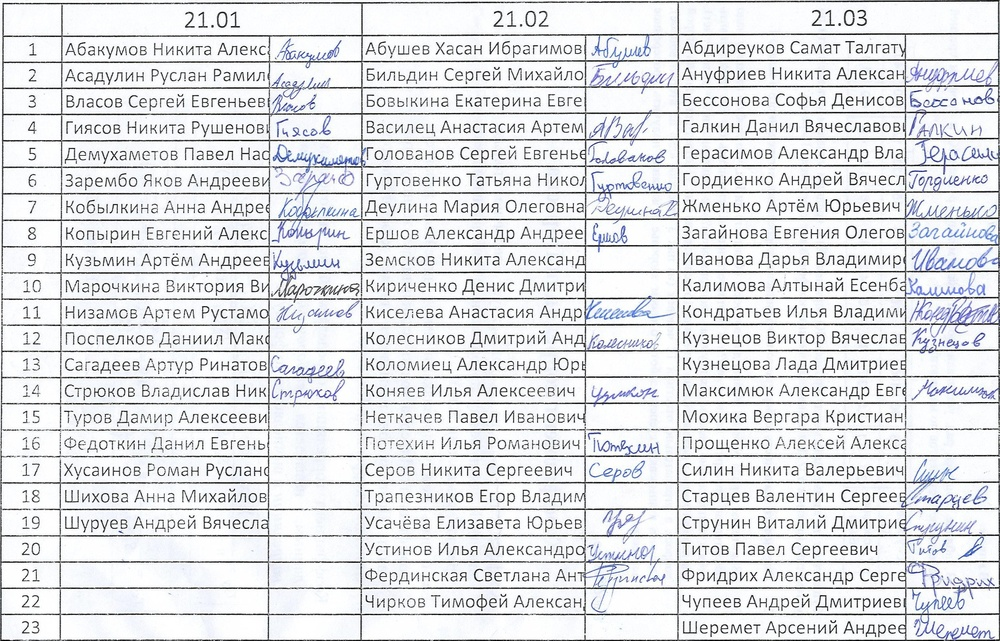
#> input picture Dataset outter/DataFindTablev1/Test15_out.jpg, 1000 x 641 px, shrunk from 3089 x 1980 before the run, found by its file name
$ python 'Update version.py'
#> lines starting #> are read from the running program, lines starting #| are printed output that depends on the picture; after the words box and inside, x2 and y2 are one past the last pixel; in counts of white or black regions, pixels touching at a corner belong together
import cv2
import numpy as np

# Загрузка изображения
image_path = 'Dataset outter/Test15_out.jpg'
image = cv2.imread(image_path)
#> image is the input picture: shape (641, 1000, 3); mean B, G, R 224.5, 221.7, 220.2

# Преобразование в оттенки серого
gray = cv2.cvtColor(image, cv2.COLOR_BGR2GRAY)

# Размытие
blurred = cv2.GaussianBlur(gray, (5, 5), 0)

# Бинаризация
_, binary = cv2.threshold(blurred, 200, 255, cv2.THRESH_BINARY_INV)
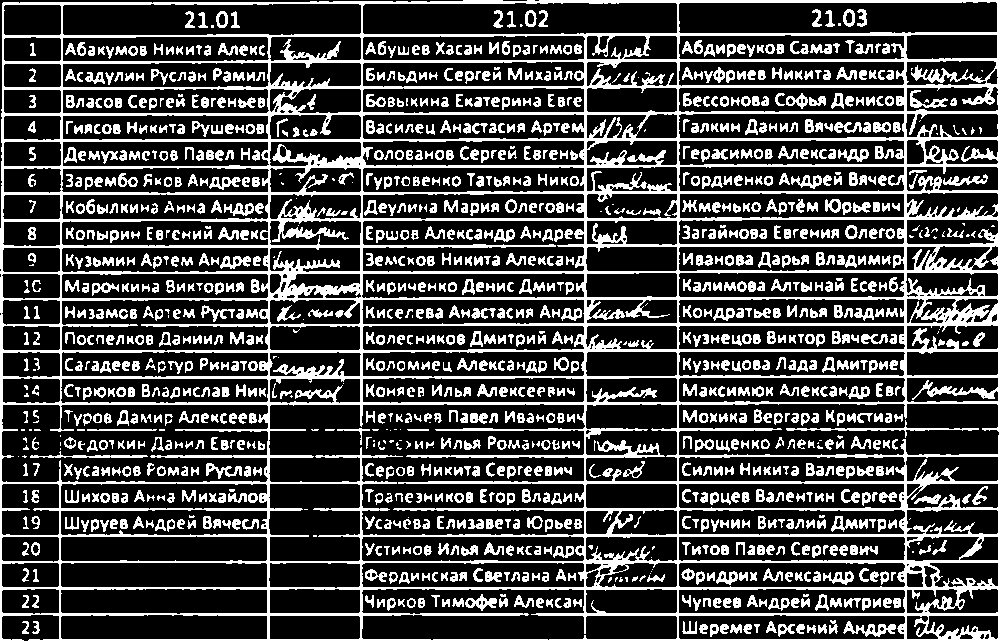
#> binary: shape (641, 1000); 27.4% white; 1373 white regions (135 under 20 px), largest, box (x1, y1, x2, y2) and area: (0, 0, 1000, 641) 97972, (786, 420, 979, 438) 484, (843, 621, 896, 637) 356

# Обнаружение границ
edges = cv2.Canny(binary, 50, 150)
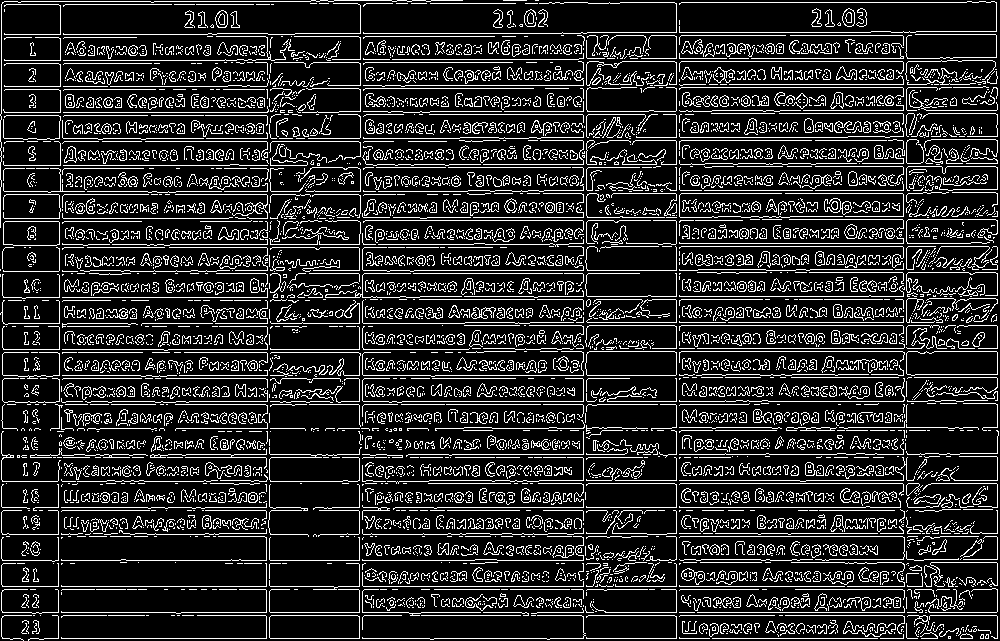
#> edges: shape (641, 1000); 16.4% white in thin lines or dots

# Применение морфологической операции закрытия для слияния близко расположенных границ
kernel = np.ones((5,5), np.uint8)
closed_edges = cv2.morphologyEx(edges, cv2.MORPH_CLOSE, kernel)
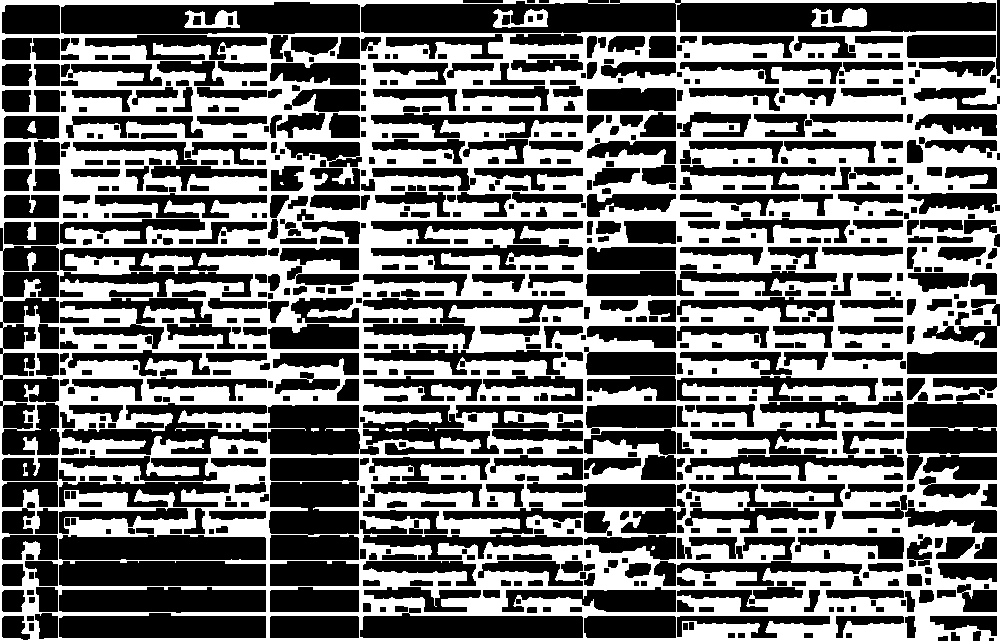
#> closed_edges: shape (641, 1000); 45.4% white; 11 white regions (2 under 20 px), largest, box (x1, y1, x2, y2) and area: (0, 0, 1000, 641) 288690, (811, 8, 867, 27) 684, (184, 10, 240, 28) 570

# Применение скелетонизации для получения тонких линий
skel = np.zeros_like(closed_edges)
element = cv2.getStructuringElement(cv2.MORPH_CROSS, (3,3))
done = False

while not done:
    eroded = cv2.erode(closed_edges, element)
    temp = cv2.dilate(eroded, element)
    temp = cv2.subtract(closed_edges, temp)
    skel = cv2.bitwise_or(skel, temp)
    closed_edges = eroded.copy()

    zeros = len(np.unique(closed_edges))
    if zeros == 1:
        done = True
#> this loop made 18 passes
#> zeros on passes 1 to 8: 2, 2, 2, 2, 2, 2, 2, 2
#> pass 1, `temp = cv2.subtract(closed_edges, temp)`:
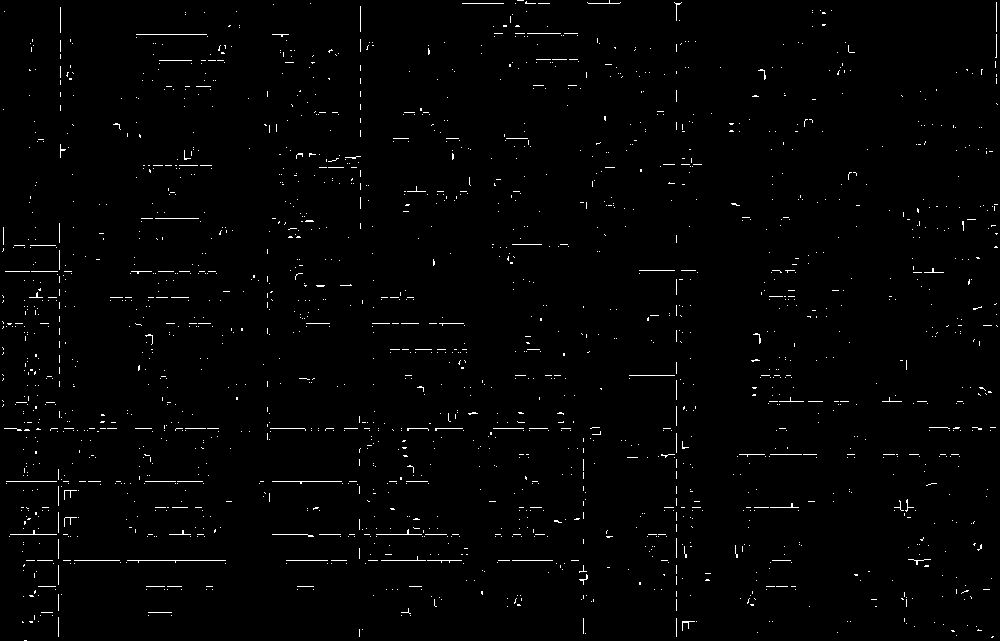
#> temp: shape (641, 1000); 1.2% white in thin lines or dots
#> pass 2, `eroded = cv2.erode(closed_edges, element)`:
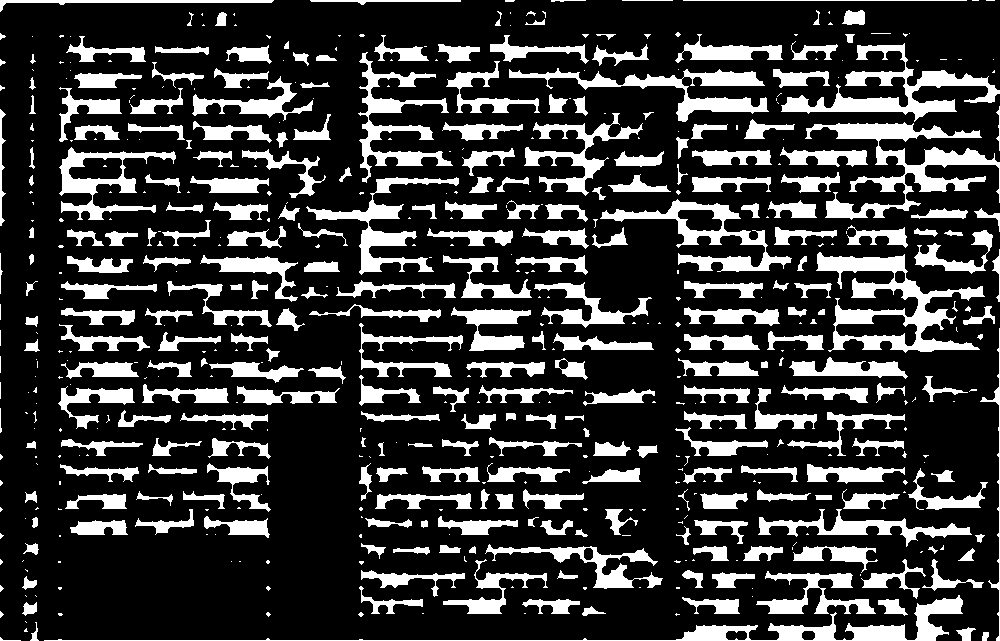
#> eroded: shape (641, 1000); 22.3% white; 559 white regions (284 under 20 px), largest, box (x1, y1, x2, y2) and area: (816, 252, 985, 353) 5512, (805, 122, 1000, 220) 5395, (781, 43, 1000, 122) 4464
#> after the loop:
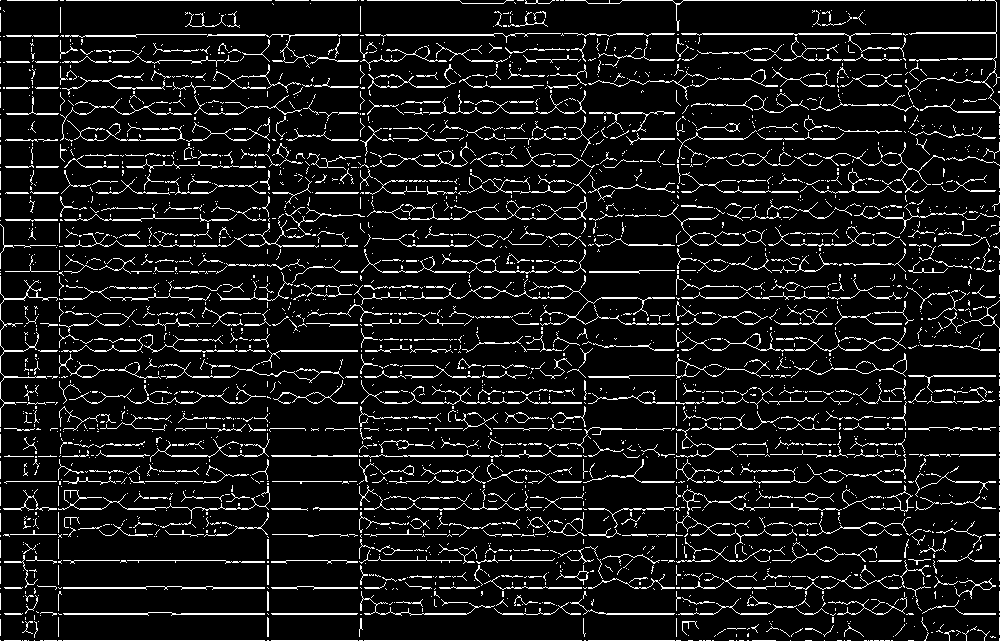
#> skel: shape (641, 1000); 9.3% white in thin lines or dots

# Создание вертикального структурного элемента
vertical_kernel = cv2.getStructuringElement(cv2.MORPH_RECT, (1, 50))

# Создание горизонтального структурного элемента
horizontal_kernel = cv2.getStructuringElement(cv2.MORPH_RECT, (50, 1))

# Нахождение вертикальных и горизонтальных линий
vertical_lines = cv2.morphologyEx(skel, cv2.MORPH_OPEN, vertical_kernel)
horizontal_lines = cv2.morphologyEx(skel, cv2.MORPH_OPEN, horizontal_kernel)
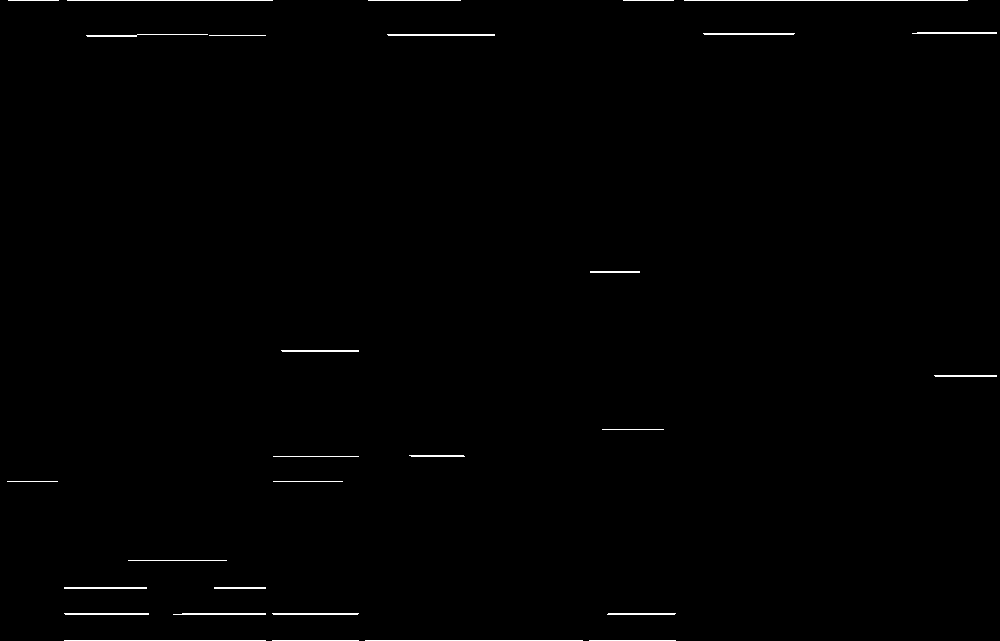
#> horizontal_lines: shape (641, 1000); 0.6% white in thin lines or dots

# Объединение вертикальных и горизонтальных линий
table_lines = cv2.bitwise_or(vertical_lines, horizontal_lines)

# Отображение промежуточных результатов
cv2.imshow('Оттенки серого', gray)
cv2.imshow('Размытие', blurred)
cv2.imshow('Бинаризация', binary)
cv2.imshow('Обнаружение границ', edges)
cv2.imshow('Закрытие границ', closed_edges)
cv2.imshow('Скелет', skel)
cv2.imshow('Вертикальные линии', vertical_lines)
cv2.imshow('Горизонтальные линии', horizontal_lines)
cv2.waitKey(0)
cv2.destroyAllWindows()

# Отображение изображения с выделенными границами таблицы
cv2.imshow('Выделенные границы таблицы', table_lines)
cv2.waitKey(0)
cv2.destroyAllWindows()

$ run again, with Dataset outter/DataFindTablev1/Test12_out.jpg copied over Dataset outter/DataFindTablev1/Test15_out.jpg
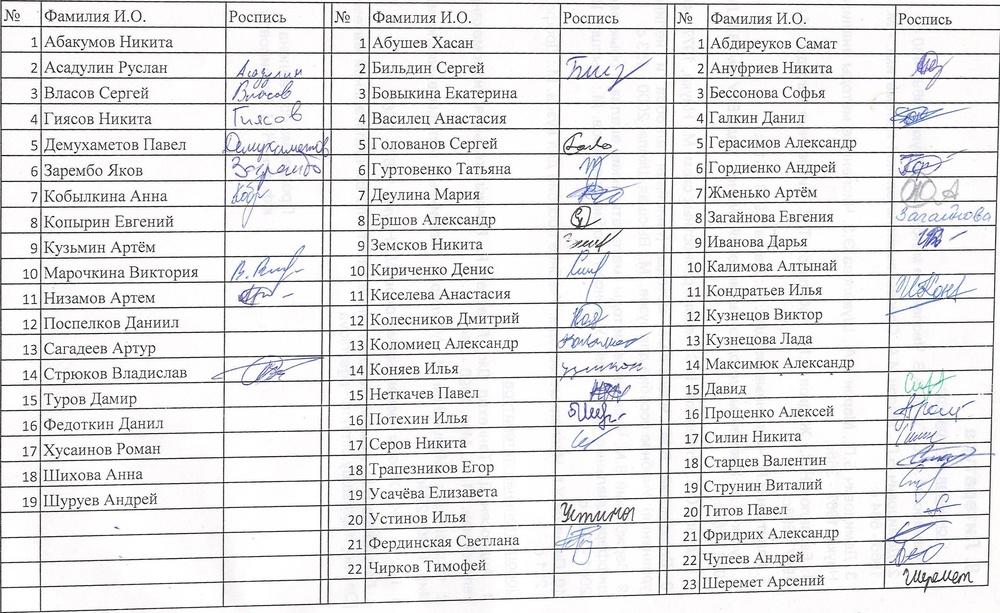
#> input picture Dataset outter/DataFindTablev1/Test12_out.jpg, 1000 x 613 px, shrunk from 3120 x 1913 before the run, found by its file name
#> image is the input picture: shape (613, 1000, 3); mean B, G, R 228.2, 227, 227.6
#> `_, binary = cv2.threshold(blurred, 200, 255, cv2.THRESH_BINARY_INV)`:
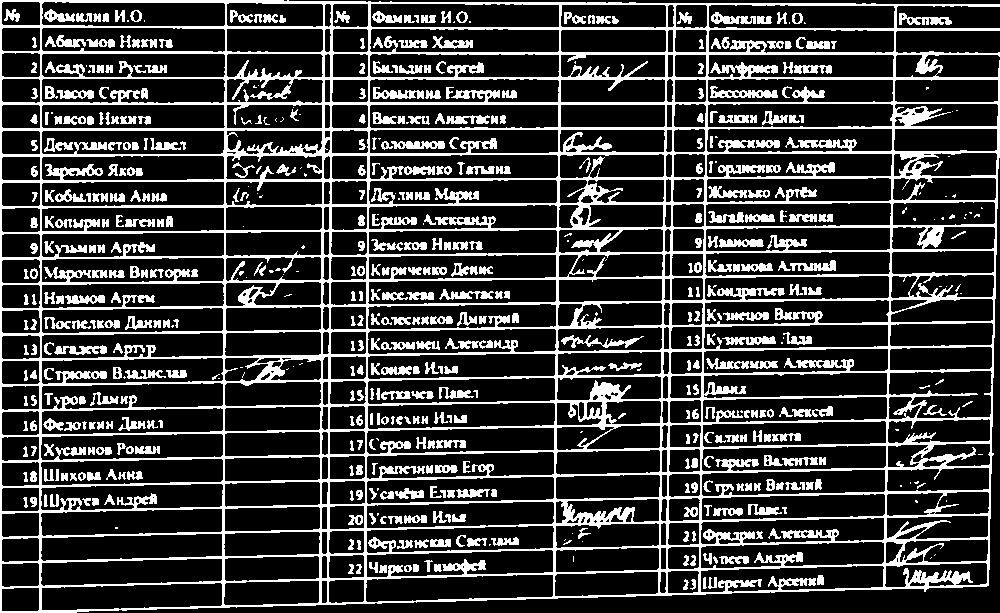
#> binary: shape (613, 1000); 22.9% white; 585 white regions (113 under 20 px), largest, box (x1, y1, x2, y2) and area: (0, 0, 1000, 613) 102388, (710, 86, 778, 98) 422, (561, 335, 644, 348) 365
#> edges: shape (613, 1000); 13.1% white in thin lines or dots
#> the loop `while not done:` made 13 passes
#> zeros on passes 1 to 8: 2, 2, 2, 2, 2, 2, 2, 2
#> `horizontal_lines = cv2.morphologyEx(skel, cv2.MORPH_OPEN, horizontal_k..`:
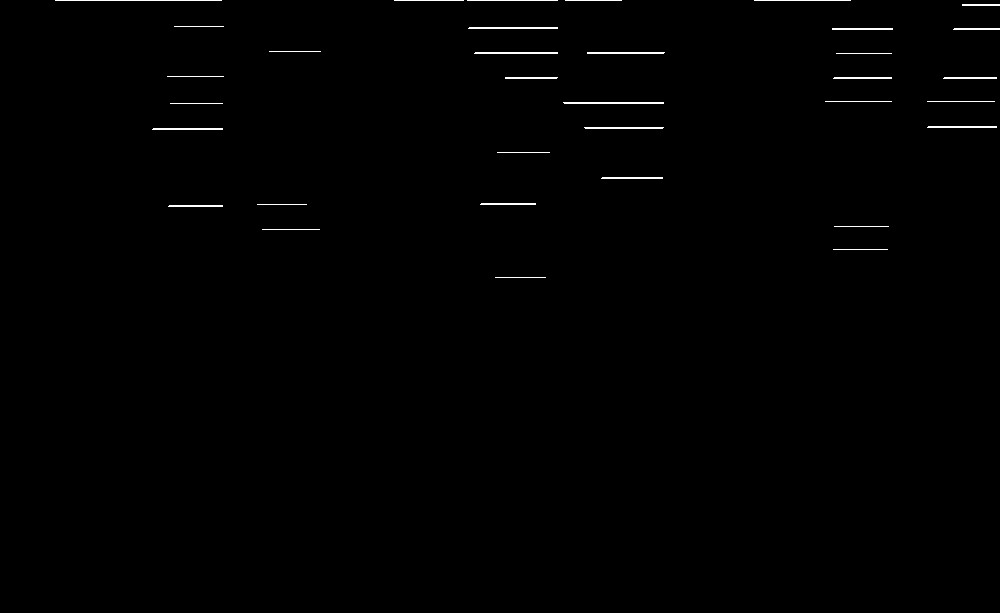
#> horizontal_lines: shape (613, 1000); 0.54% white in thin lines or dots, all inside (x1, y1, x2, y2) = (55, 0, 1000, 278)
